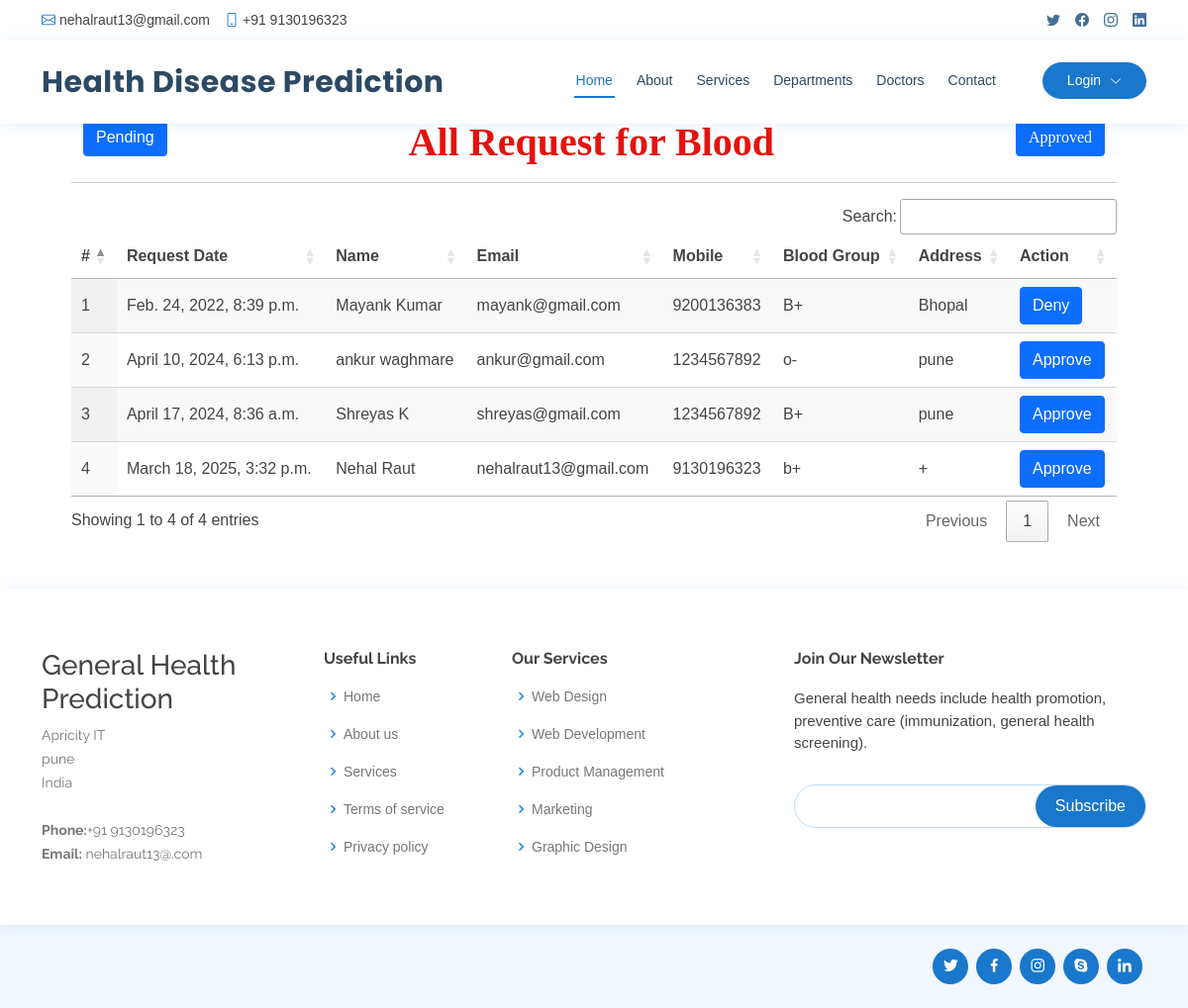
The page /request_blood on the database its author committed.
### healthapp/models.py (models this page shows, shortened)
class Blood_Donation(models.Model):
    status = models.CharField(max_length=100, null=True, blank=True)
    user = models.ForeignKey(Patient, on_delete=models.CASCADE, null=True, blank=True)
    blood_group = models.CharField(max_length=100, null=True, blank=True)
    place = models.CharField(max_length=100, null=True, blank=True)
    purpose = models.CharField(max_length=100, null=True, blank=True)
    created = models.DateTimeField(auto_now=True,null=True)
    active = models.BooleanField(null=True, blank=True, default=False)

class Patient(models.Model):
    user = models.ForeignKey(User, on_delete=models.CASCADE, null=True)
    contact = models.CharField(max_length=100, null=True)
    address = models.CharField(max_length=100, null=True)
    dob = models.DateField(null=True)
    image = models.FileField(null=True)

### healthapp/views.py (the view)
# urls.py: path('request_blood', request_blood, name="request_blood"),
def request_blood(request):
    mydata = request.GET.get('action',0)
    data = Blood_Donation.objects.filter(purpose="Request for Blood")
    if mydata:
        data = data.filter(status=mydata)
    return render(request, 'request_blood.html', {'data':data})

### healthapp/templates/request_blood.html (shortened to what this page needs)
{% extends 'index.html' %}
{% load static %}
{% block body %}
<div class="container-fluid" style="width:90%;margin-top:10%">
                    <div class="container-fluid">
                          <a href="/request_blood?action=Pending">
                            <button type="button" class="btn btn-primary pull-left">Pending</button>
                          </a>
                          <h1 align="center" style="font-weight:bold;font-family : 'Monotype Corsiva' ; color : #E6120E ;margin-top:4%">
                            {% if request.GET.action %} {{request.GET.action}} {% else %} All{% endif %} Request for Blood
                          <a href="/request_blood?action=Approved">
                            <button type="button" class="btn btn-primary pull-right">Approved</button>
                          </a>
                        </h1>
                         </div><hr>
                                <table id="example" class="display" style="width:100%">
                                  <thead>
                                    <tr>
                                      <th>#</th>
                                      <th>Request Date</th>
                                      <th>Name</th>
                                      <th>Email</th>
                                      <th>Mobile</th>
                                      <th>Blood Group</th>
                                      <th>Address</th>
                                      <th>Action</th>
                                  </tr>
                              </thead>
                              <tbody>
                              {% for i in data %}
                                <tr>
                                  <td>{{forloop.counter}}</td>
                                  <td>{{i.created}}</td>
                                  <td>{{i.user.user.first_name}} {{i.user.user.last_name}}</td>
                                  <td>{{i.user.user.email}}</td>
                                  <td>{{i.user.contact}}</td>
                                  <td>{{i.blood_group}}</td>
                                  <td>{{i.place}}</td>
                                  <td>
                                    <a href="/change_status/{{i.id}}/?data={{request.get_full_path}}">
                                      <button type="button" class="btn btn-primary">{% if i.status == "Approved" %}Deny{% else %}Approve{% endif %}</button>
                                    </a>
                                  </td>
                              </tr>
                              {% endfor %}
                          </tbody>
                      </table>
                  </div>
{% endblock %}

### healthapp/static/css/style.css (style rules this page uses)
body { font-family: "Open Sans", sans-serif; color: #444444; }
a { color: #1977cc; text-decoration: none; }
h1, h2, h3, h4, h5, h6 { font-family: "Raleway", sans-serif; }

### healthapp/templates/request_blood.html (style rules this page uses)
body { font-family: Arial, Helvetica, sans-serif; }

### rows shown on the page
Blood_Donation: created "Feb. 24, 2022, 8:39 p.m.", user.user.first_name "Mayank", user.user.last_name "Kumar", user.user.email "mayank@gmail.com", user.contact "9200136383", blood_group "B+", place "Bhopal", status "Deny"
Blood_Donation: created "April 10, 2024, 6:13 p.m.", user.user.first_name "ankur", user.user.last_name "waghmare", user.user.email "ankur@gmail.com", user.contact "1234567892", blood_group "o-", place "pune", status "Approve"
Blood_Donation: created "April 17, 2024, 8:36 a.m.", user.user.first_name "Shreyas", user.user.last_name "K", user.user.email "shreyas@gmail.com", user.contact "1234567892", blood_group "B+", place "pune", status "Approve"
Blood_Donation: created "March 18, 2025, 3:32 p.m.", user.user.first_name "Nehal", user.user.last_name "Raut", user.user.email "nehalraut13@gmail.com", user.contact "9130196323", blood_group "b+", place "+", status "Approve"
